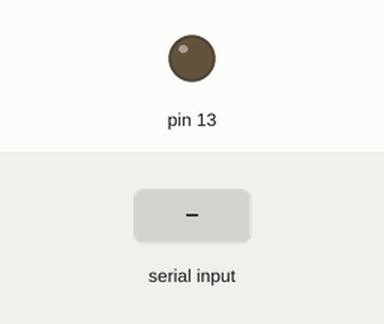
Bench run of a sketch on a simulated Arduino Uno, built with avr-gcc and run on an emulated ATmega328P. On the bench: output pins drawn as LEDs (lit = HIGH). The test bench sets the inputs (shaded band).

Above: at 1.2 s.
1.3 s: "on" received over Serial
At 3.5 s:
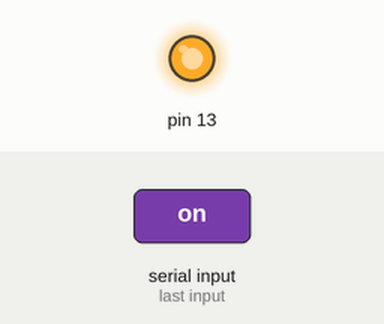
3.8 s: "off" received over Serial
At 5.4 s:
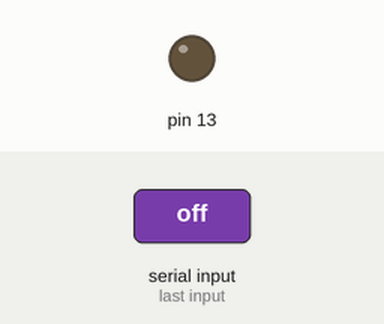
Timing chart, 0 to 6.9 s (numbered marks = the images above; inputs shaded):
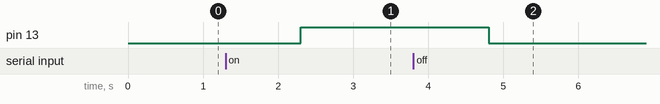

The sketch:

serial.ino
```cpp
// 아두이노 시리얼 통신

void setup() {
  Serial.begin(9600);
  pinMode(13, OUTPUT);

}

void loop() {
  // put your main code here, to run repeatedly:
  if(Serial.available()){
    String a;
    a = Serial.readString();

    if(a == "on"){
      digitalWrite(13, HIGH);
    }
    else if(a == "off"){
      digitalWrite(13, LOW);
    }
  }

}
```

Measured:
- after the input at 1.3 s, pin 13: LOW → HIGH after 1.0 s
- after the input at 3.8 s, pin 13: HIGH → LOW after 1.0 s
